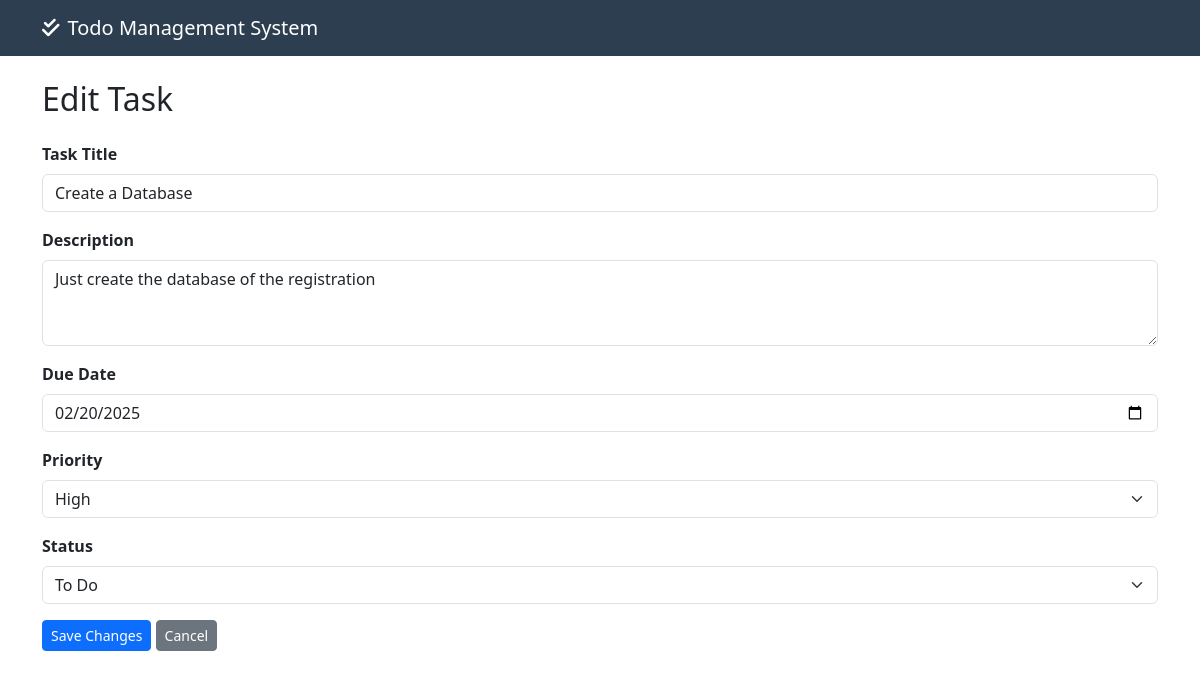
Page /edit_task.php?id=3 on the earlier database version.
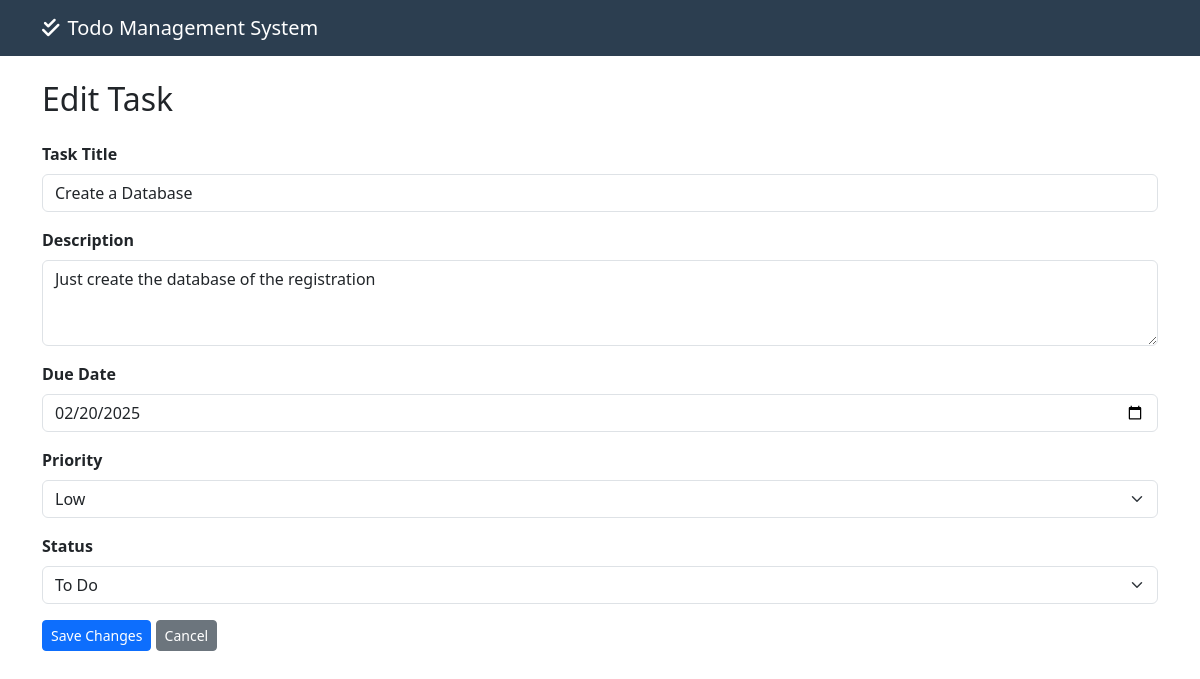
Same page on the later database version.
### tables this page shows
CREATE TABLE `tasks` (
  `id` int(11) NOT NULL,
  `title` varchar(255) NOT NULL,
  `description` text DEFAULT NULL,
  `due_date` date NOT NULL,
  `priority` enum('Low','Medium','High') DEFAULT 'Medium',
  `status` enum('todo','in_progress','done') DEFAULT 'todo',
  `created_at` timestamp NOT NULL DEFAULT current_timestamp(),
  `updated_at` timestamp NOT NULL DEFAULT current_timestamp() ON UPDATE current_timestamp(),
  `assignee_id` int(11) DEFAULT NULL
);

### edit_task.php (the view, shortened to what this page needs)
<?php
include 'db_connect.php';
$id = $_GET['id'];
$query = "SELECT * FROM tasks WHERE id = $id";
$result = mysqli_query($conn, $query);
$task = mysqli_fetch_assoc($result);
?>
<!DOCTYPE html>
<html lang="en">
<head>
    <link href="https://cdn.jsdelivr.net/npm/bootstrap@5.3.0/dist/css/bootstrap.min.css" rel="stylesheet">
    <link rel="stylesheet" href="https://cdnjs.cloudflare.com/ajax/libs/font-awesome/6.0.0/css/all.min.css">
</head>
<body>
    <nav class="navbar navbar-expand-lg navbar-dark mb-4">
        <div class="container">
            <a class="navbar-brand" href="index.php">
                <i class="fas fa-check-double me-2"></i>Todo Management System
            </a>
        </div>
    </nav>
    <div class="container">
        <h2 class="mb-4">Edit Task</h2>
        <form action="process_task.php" method="POST">
            <div class="mb-3">
                <label for="title" class="form-label fw-semibold">Task Title</label>
                <input type="text" class="form-control" id="title" name="title" value="<?php echo htmlspecialchars($task['title']); ?>" required>
            </div>
            <div class="mb-3">
                <label for="description" class="form-label fw-semibold">Description</label>
                <textarea class="form-control" id="description" name="description" rows="3"><?php echo htmlspecialchars($task['description']); ?></textarea>
            </div>
            <div class="mb-3">
                <label for="due_date" class="form-label fw-semibold">Due Date</label>
                <input type="date" class="form-control" id="due_date" name="due_date" value="<?php echo $task['due_date']; ?>" required>
            </div>
            <div class="mb-3">
                <label for="priority" class="form-label fw-semibold">Priority</label>
                <select class="form-select" id="priority" name="priority" required>
                    <option value="Low" <?php if($task['priority'] == 'Low') echo 'selected'; ?>>Low</option>
                    <option value="High" <?php if($task['priority'] == 'High') echo 'selected'; ?>>High</option>
                </select>
            </div>
            <div class="mb-3">
                <label for="status" class="form-label fw-semibold">Status</label>
                <select class="form-select" id="status" name="status" required>
                    <option value="todo" <?php if($task['status'] == 'todo') echo 'selected'; ?>>To Do</option>
                </select>
            </div>
            <div class="mb-3">
                <button type="submit" class="btn btn-primary btn-sm">Save Changes</button>
                <a href="index.php" class="btn btn-secondary btn-sm">Cancel</a>
            </div>
        </form>
    </div>
</body>
</html>

Differences in the rows shown:
changed tasks "Create a Database": priority "High" → "Low"
